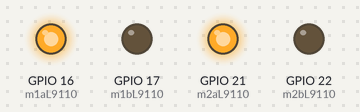
The sketch below on a simulated ESP32. Shown: output pins drawn as LEDs (lit = HIGH). What the sketch prints to the serial monitor is not drawn.

Above: at 0.6 s.
Timing chart, 0 to 2.1 s (numbered marks = the images above):
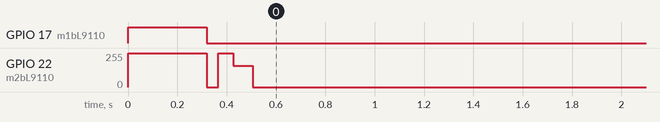

The sketch:

06AStarSelfDriving.ino
```cpp
#include <Arduino.h>
//★★★車頭初始向右邊

// 定義地圖大小
const int numRows = 5;
const int numCols = 8;

//儲存座標結果
String pathXY[numRows * numCols];
int pathXYCount = 0;

//儲存方向結果
char pathDirect[numRows * numCols];
int pathDirectCount = 0;

//小烏龜移動路徑
char* pathTurtle[numRows * numCols];

//小烏龜移動矩陣
char* matrix[3][3] = {
  {"-", "L,F,", "-"},
  {"R,R,F,", "-", "F,"},
  {"-", "R,F,", "-"}
};
//  char* matrix[3][3] = {
//   {"-", "LF", "-"},
//   {"RRF", "-", "F"},
//   {"-", "RF", "-"}
// };


//範例
//const int pathCount=8;
//char pathDirect[pathCount]={'R','D','L','U'};//F,RF,RF,RF,
//char pathDirect[pathCount]={'U','L','D','R'};//LF,LF,LF,LF,
//char pathDirect[pathCount]={'R','R','D','L','L','D','R','R'};//F,F,RF,RF,F,LF,LF,F,
//char pathDirect[pathCount]={'L','L','U','R','R','U','L','L'};//RRF,F,RF,RF,F,LF,LF,F,
//char* pathTurtle[pathCount];

//ESP32腳位
byte m1aL9110 = 16;
byte m1bL9110 = 17;
byte m2aL9110 = 21;
byte m2bL9110 = 22;
byte m1bCH = 13;
byte m2bCH = 14;


// 表示地圖上的節點的類別
class Node {
  public:
    int row;
    int col;
    int f; // f = g + h，表示節點的總代價
    int g; // 從起點到當前節點的實際代價
    int h; // 從當前節點到目標節點的估算代價
    Node* parent;

    Node(int r, int c) : row(r), col(c), f(0), g(0), h(0), parent(nullptr) {}

    // 計算當前節點到目標節點的估算代價（這裡使用曼哈頓距離）
    void calculateH(int targetRow, int targetCol) {
      h = abs(targetRow - row) + abs(targetCol - col);
    }
};

// A*算法
bool aStar(int grid[numRows][numCols], int startRow, int startCol, int endRow, int endCol) {
  Node* openList[numRows * numCols];
  Node* closedList[numRows * numCols];
  int openListCount = 0;
  int closedListCount = 0;

  Node* startNode = new Node(startRow, startCol);
  Node* endNode = new Node(endRow, endCol);

  startNode->calculateH(endRow, endCol);
  startNode->f = startNode->g + startNode->h;

  openList[openListCount++] = startNode;

  while (openListCount > 0) {
    // 找到f值最小的節點
    int minFIndex = 0;
    for (int i = 1; i < openListCount; i++) {
      if (openList[i]->f < openList[minFIndex]->f) {
        minFIndex = i;
      }
    }

    Node* currentNode = openList[minFIndex];

    // 將當前節點移到關閉列表
    for (int i = minFIndex; i < openListCount - 1; i++) {
      openList[i] = openList[i + 1];
    }
    openListCount--;
    closedList[closedListCount++] = currentNode;

    // 如果當前節點是目標節點，找到路徑並返回
    if (currentNode->row == endRow && currentNode->col == endCol) {
      Node* current = currentNode;
      while (current->parent != nullptr) {
        //Serial.print("[" + String(current->row) + "," + String(current->col) + "] ");
        pathXY[pathXYCount++] = "[" + String(current->row) + "," + String(current->col) + "]";

        int deltaX = current->col - current->parent->col;
        int deltaY = current->row - current->parent->row;

        if (deltaX == 1) {
          //Serial.print("右");
          pathDirect[pathDirectCount++] = 'R';
        } else if (deltaX == -1) {
          //Serial.print("左");
          pathDirect[pathDirectCount++] = 'L';
        } else if (deltaY == 1) {
          //Serial.print("下");
          pathDirect[pathDirectCount++] = 'D';
        } else if (deltaY == -1) {
          //Serial.print("上");
          pathDirect[pathDirectCount++] = 'U';
        }

        //Serial.println("");

        current = current->parent;
      }
      return true;
    }

    // 獲取當前節點的相鄰節點
    int neighbors[4][2] = {{ -1, 0}, {1, 0}, {0, -1}, {0, 1}};

    for (int i = 0; i < 4; i++) {
      int newRow = currentNode->row + neighbors[i][0];
      int newCol = currentNode->col + neighbors[i][1];

      // 檢查新節點是否在地圖範圍內
      if (newRow >= 0 && newRow < numRows && newCol >= 0 && newCol < numCols) {
        // 檢查新節點是否是障礙物
        if (grid[newRow][newCol] == 0) {
          continue;
        }

        Node* neighbor = new Node(newRow, newCol);
        neighbor->calculateH(endRow, endCol);
        neighbor->g = currentNode->g + 1; // 假設每個步驟的代價都是1
        neighbor->f = neighbor->g + neighbor->h;
        neighbor->parent = currentNode;

        // 檢查新節點是否在關閉列表中
        bool inClosedList = false;
        for (int j = 0; j < closedListCount; j++) {
          if (closedList[j]->row == neighbor->row && closedList[j]->col == neighbor->col) {
            inClosedList = true;
            break;
          }
        }

        if (inClosedList) {
          delete neighbor;
          continue;
        }

        // 檢查新節點是否已經在開放列表中
        bool inOpenList = false;
        for (int j = 0; j < openListCount; j++) {
          if (openList[j]->row == neighbor->row && openList[j]->col == neighbor->col) {
            inOpenList = true;
            if (neighbor->g < openList[j]->g) {
              openList[j]->g = neighbor->g;
              openList[j]->f = neighbor->f;
              openList[j]->parent = neighbor->parent;
            }
            delete neighbor;
            break;
          }
        }

        if (!inOpenList) {
          openList[openListCount++] = neighbor;
        }
      }
    }
  }

  // 如果開放列表為空，表示沒有找到路徑
  return false;
}

//旋轉小烏龜移動矩陣
void rotateMatrix(int degrees) {
  char* temp[3][3];

  // 顺时针旋转90度
  if (degrees == 90) {
    for (int i = 0; i < 3; i++) {
      for (int j = 0; j < 3; j++) {
        temp[i][j] = matrix[3 - 1 - j][i];
      }
    }
    // 旋转180度
  } else if (degrees == 180) {
    for (int i = 0; i < 3; i++) {
      for (int j = 0; j < 3; j++) {
        temp[i][j] = matrix[3 - 1 - i][3 - 1 - j];
      }
    }
    // 逆时针旋转90度
  } else if (degrees == 270) {
    for (int i = 0; i < 3; i++) {
      for (int j = 0; j < 3; j++) {
        temp[i][j] = matrix[j][3 - 1 - i];
      }
    }
  }

  // 更新原始数组
  for (int i = 0; i < 3; i++) {
    for (int j = 0; j < 3; j++) {
      matrix[i][j] = temp[i][j];
      //Serial.print(matrix[i][j]);
      //Serial.print(",");
    }
    //Serial.println("");
  }
}

//旋轉小烏龜移動矩陣
//當車頭轉向時，就要旋轉矩陣
void rotateMatrixByTurtle(char* turtle) {
  if (turtle == "RF") {
    rotateMatrix(90);
  } else if (turtle == "RRF") {
    rotateMatrix(180);
  } else if (turtle == "LF") {
    rotateMatrix(270);
  }
}

//將上下左右轉換成小烏龜移動
char* directToTurtle(char direct) {
  char* tur = "";
  if (direct == 'U') {
    tur = matrix[0][1];
  } else if (direct == 'D') {
    tur = matrix[2][1];
  } else if (direct == 'L') {
    tur = matrix[1][0];
  } else if (direct == 'R') {
    tur = matrix[1][2];
  }
  return tur;
}

void forward() {
  digitalWrite(m1aL9110, 1);
  ledcWrite(m1bCH, 255 - 255);
  digitalWrite(m2aL9110, 1);
  ledcWrite(m2bCH, 255 - 255);
  Serial.print("前,");
}

void backward() {
  digitalWrite(m1aL9110, 0);
  ledcWrite(m1bCH, 255);
  digitalWrite(m2aL9110, 0);
  ledcWrite(m2bCH, 255);
  Serial.print("x");
}

void turnRight() {
  digitalWrite(m1aL9110, 1);
  ledcWrite(m1bCH, 255 - 255);
  digitalWrite(m2aL9110, 1);
  ledcWrite(m2bCH, 255);
  Serial.print("右,");
}

void turnLeft() {
  digitalWrite(m2aL9110, 1);
  ledcWrite(m2bCH, 255 - 255);
  digitalWrite(m1aL9110, 1);
  ledcWrite(m1bCH, 255);
  Serial.print("左,");
}

void stopCar() {
  digitalWrite(m1aL9110, 1);
  ledcWrite(m1bCH, 255);
  digitalWrite(m2aL9110, 1);
  ledcWrite(m2bCH, 255);
}

void turtleToCarMove(char* turtle) {

}


void setup() {
  //★★★車頭初始向右邊

  Serial.begin(9600);

  //馬達
  pinMode(m1aL9110, OUTPUT);
  pinMode(m2aL9110, OUTPUT);
  ledcSetup(m1bCH, 5000, 8);
  ledcAttachPin(m1bL9110, m1bCH);
  ledcSetup(m2bCH, 5000, 8);
  ledcAttachPin(m2bL9110, m2bCH);
  digitalWrite(m1aL9110, 1);
  ledcWrite(m1bCH, 255);
  digitalWrite(m2aL9110, 1);
  ledcWrite(m2bCH, 255);

  // 地圖表示，0表示障礙物，1表示可通行
  int grid[numRows][numCols] = {
    {1, 1, 1, 1, 1, 1, 1, 1},
    {0, 0, 0, 0, 0, 0, 0, 1},
    {1, 1, 1, 1, 1, 1, 1, 1},
    {1, 0, 0, 0, 0, 0, 0, 0},
    {1, 1, 1, 1, 1, 1, 1, 1}
  };
  //  int grid[numRows][numCols] = {
  //    {1, 1, 1, 1, 1, 1, 1, 1},
  //    {0, 0, 0, 0, 0, 0, 0, 1},
  //    {1, 1, 1, 1, 1, 1, 1, 1},
  //    {1, 0, 0, 0, 0, 0, 0, 0},
  //    {1, 1, 1, 1, 1, 1, 1, 1},
  //    {0, 0, 0, 0, 0, 0, 0, 1},
  //    {1, 0, 1, 1, 1, 1, 1, 1},
  //    {1, 1, 1, 1, 1, 1, 1, 1}
  //  };

  int startRow = 0;
  int startCol = 0;
  int endRow = 4; // 更新endRow和endCol到所需的終點位置
  int endCol = 7;

  Serial.println("A* 路徑:");

  if (aStar(grid, startRow, startCol, endRow, endCol)) {
    Serial.println("找到路徑!");
    printAStarResult();
  } else {
    Serial.println("未找到路徑.");
  }

}

//印出結果
void printAStarResult() {
  //印出座標
  for (int i = pathXYCount - 1; i >= 0; i--) {
    Serial.println(pathXY[i]);
  }

  Serial.println("");

  //印出上下左右方向
  for (int i = pathDirectCount - 1; i >= 0; i--) {
    Serial.println(pathDirect[i]);
  }

  Serial.println("");

  //將上下左右方向轉成Turtle移動方向
  for (int i = pathDirectCount - 1; i >= 0; i--) {
    pathTurtle[i] = directToTurtle(pathDirect[i]);
    rotateMatrixByTurtle(pathTurtle[i]);
  }
  for (int i = pathDirectCount - 1; i >= 0; i--) {
    //Serial.print(pathTurtle[i]);
    //Serial.print(',');
  }
  //以上要配合：
  //  char* matrix[3][3] = {
  //   {"-", "LF", "-"},
  //   {"RRF", "-", "F"},
  //   {"-", "RF", "-"}
  // };

  Serial.println("");

  //移動車子：
  //1.先將小烏龜轉成字串
  String stringPathTurtle = "";
  for (int i = pathDirectCount - 1; i >= 0; i--) {
    stringPathTurtle += pathTurtle[i];
  }
  Serial.println(stringPathTurtle);

  //2.字串轉成陣列
  // 使用 strtok() 函数分割字符串
  String startMoveCarArray[200];
  char *token = strtok((char *)stringPathTurtle.c_str(), ",");
  int tokenLen = 0;
  //字串轉成陣列
  while (token != NULL && tokenLen < 200) {
    startMoveCarArray[tokenLen] = token;
    token = strtok(NULL, ",");
    tokenLen++;
  }

  //3.開始移動車子
  for (int i = 0 ; i < tokenLen ; i++)
  {
    if(startMoveCarArray[i]=="F"){
      forward();
    }else if(startMoveCarArray[i]=="R"){
      turnRight();
    }else if(startMoveCarArray[i]=="L"){
      turnLeft();
    }
    //Serial.println(startMoveCar[i]);
  }


}

void loop() {
  // 程序主循環
}
```

Measured:
- by itself, GPIO 22 (m2bL9110): 255/255 → 159/255 at 0.43 s, → 0/255 0.08 s later
